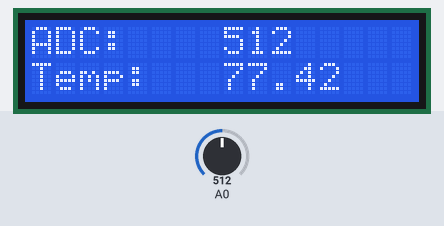
The sketch below on a simulated Arduino Uno, built with avr-gcc and run on an emulated ATmega328P. Shown: 16×2 character LCD. The inputs (shaded band) are chosen by the test bench; at power-on: A0 = 512.

Above: at 1.2 s.
1.3 s: A0 set to 716
At 3.2 s:
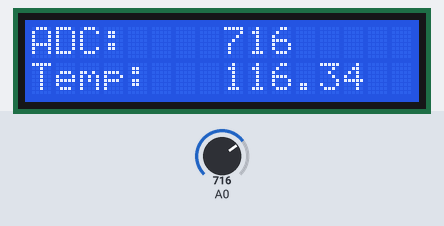
3.5 s: A0 set to 900
At 5.0 s:
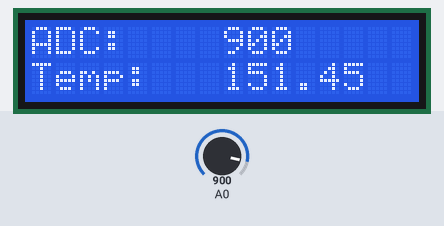
5.5 s: A0 set to 1023
At 6.8 s:
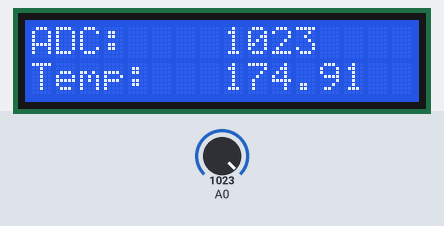
Timing chart, 0 to 8.5 s (numbered marks = the images above; inputs shaded):
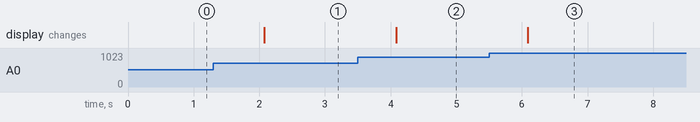

Measured:
- after the input at 1.3 s, the display: changes after 0.78 s (image 1)
- after the input at 3.5 s, the display: changes after 0.58 s (image 2)
- after the input at 5.5 s, the display: changes after 0.59 s (image 3)

The sketch:

termometr.ino
```cpp
#include <LiquidCrystal.h>

LiquidCrystal lcd(12, 11, 5, 4, 3, 2);
void setup() {
  // put your setup code here, to run once:
  pinMode(A0, INPUT);
  lcd.begin(16, 2);
  lcd.clear();
}

void loop() {
  // put your main code here, to run repeatedly:
  long odczyt = analogRead(A0);
  lcd.setCursor(0, 0);
  lcd.print("ADC: ");
  lcd.setCursor(8, 0);
  lcd.print(analogRead(A0));
  lcd.setCursor(0, 1);
  lcd.print("Temp: ");
  lcd.setCursor(8, 1);
  lcd.print(normalizeTemperature(odczyt));
  delay(1000);
}

float normalizeTemperature(long rawData) {
  // replace these constants with your 2 data points
  // these are sample values that will get you in the ballpark (in degrees C)
  float temp1 = 32.4;
  long data1 = 276;
  float temp2 = 5.5;
  long data2 = 135;

  // calculate the scale factor
  float scaleFactor = (temp2 - temp1) / (data2 - data1);

  // now calculate the temperature
  float temp = scaleFactor * (rawData - data1) + temp1;

  return temp;
}
```
